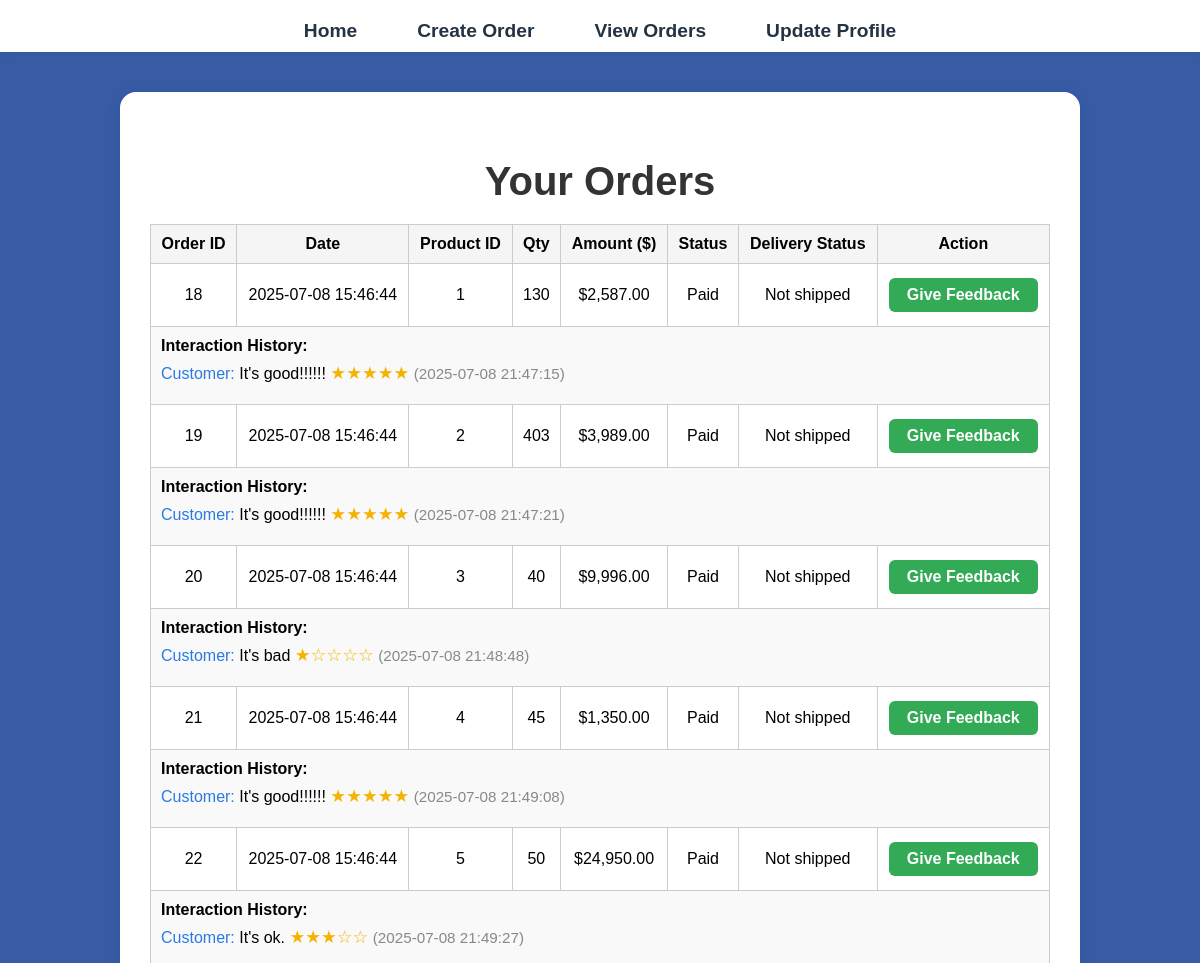
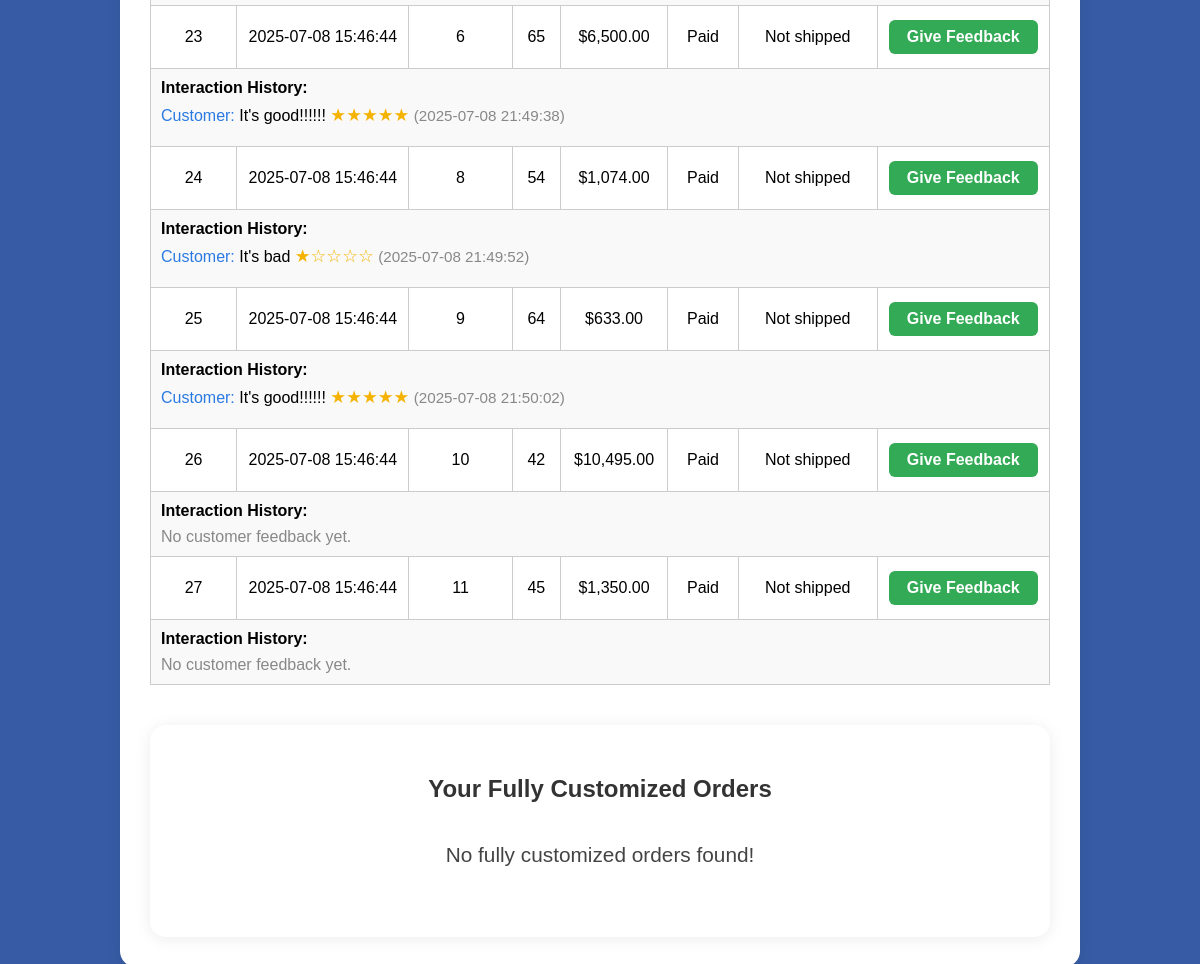
Screenshot of /customer/view_order.php (signed in) with the database file from the repository (2 pictures, top to bottom).
### tables this page shows
CREATE TABLE `orders` (
  `oid` int(11) NOT NULL,
  `odate` datetime NOT NULL,
  `pid` int(11) DEFAULT NULL,
  `oqty` int(11) NOT NULL,
  `ocost` decimal(20,2) NOT NULL,
  `cid` int(11) NOT NULL,
  `odeliverdate` datetime DEFAULT NULL,
  `ostatus` int(11) NOT NULL,
  `material_selected` int(11) DEFAULT NULL,
  `custom_desc` text DEFAULT NULL,
  `pay_currency` varchar(10) DEFAULT NULL,
  `pay_amount` decimal(20,2) DEFAULT NULL,
  `staff_response` text DEFAULT NULL,
  `design_image` varchar(255) DEFAULT NULL,
  `delivery_status` int(11) NOT NULL DEFAULT 0 COMMENT '0=Not shipped, 1=Shipped, 2=In transit, 3=Delivered',
  `quote_status` int(11) NOT NULL DEFAULT 0 COMMENT '0=pending,1=accepted,2=rejected,9=deleted',
  `quote_reject_count` int(11) NOT NULL DEFAULT 0,
  `current_quote_value` decimal(10,2) DEFAULT NULL,
  `current_estimated_date` date DEFAULT NULL,
  `customer_expected_budget` decimal(10,2) DEFAULT NULL,
  `customer_expected_date` date DEFAULT NULL,
  `quote_accepted` tinyint(1) DEFAULT NULL,
  `quote_round` tinyint(1) DEFAULT 0,
  `region` varchar(100) DEFAULT NULL
);

CREATE TABLE `feedback` (
  `fid` int(11) NOT NULL,
  `oid` int(11) NOT NULL,
  `feedback_text` text NOT NULL,
  `created_at` datetime DEFAULT current_timestamp(),
  `rating` int(11) DEFAULT NULL
);

### customer/view_order.php (the view, shortened to what this page needs)
<?php
$customerID = $_SESSION['customerID'];
$hostname = "127.0.0.1";
$database = "projectdb";
$username = "root";
$password = "";
$conn = mysqli_connect($hostname, $username, $password, $database);
$sql = "SELECT * FROM orders WHERE cid = $customerID AND pid IS NOT NULL AND pid != 0 ORDER BY odate DESC";
$result = mysqli_query($conn, $sql);
$sql_custom = "SELECT * FROM orders WHERE cid = $customerID AND (pid IS NULL OR pid = 0) ORDER BY odate DESC";
$result_custom = mysqli_query($conn, $sql_custom);
function getDeliveryStatusText($status) {
    $map = [0 => 'Not shipped', 1 => 'Shipped', 2 => 'In transit', 3 => 'Delivered'];
    return isset($map[$status]) ? $map[$status] : 'Unknown';
}
?>
<!DOCTYPE html>
<html lang="en">
<head>
    <link rel="stylesheet" href="../css/styles.css">
</head>
<body>
    <div class="navbar">
      <a href="home.php">Home</a>
      <a href="create_order.php">Create Order</a>
      <a href="view_order.php">View Orders</a>
      <a href="update_profile.php">Update Profile</a>
    </div>
    <div class="container">
        <div class="header">
            <h1>Your Orders</h1>
        </div>
        <?php
        if (mysqli_num_rows($result) > 0): ?>
        <table class="order-table">
          <tr>
            <th>Order ID</th>
            <th>Date</th>
            <th>Product ID</th>
            <th>Qty</th>
            <th>Amount ($)</th>
            <th>Status</th>
            <th>Delivery Status</th>
            <th>Action</th>
          </tr>
          <?php while($row = mysqli_fetch_assoc($result)): ?>
            <?php
              $oid = $row['oid'];
              $is_paid = (isset($row['ostatus']) && intval($row['ostatus']) === 2);
              $is_completed = (isset($row['ostatus']) && intval($row['ostatus']) === 3);
              $status_text = ($row['ostatus'] == 1 ? 'Processing' : ($row['ostatus'] == 2 ? 'Paid' : ($row['ostatus'] == 3 ? 'Completed' : 'Other')));
            ?>
            <tr>
              <td><?= $row['oid'] ?></td>
              <td><?= $row['odate'] ?></td>
              <td><?= $row['pid'] ?></td>
              <td><?= $row['oqty'] ?></td>
              <td>$<?= number_format($row['ocost'], 2) ?></td>
              <td><?= $status_text ?></td>
              <td><?= isset($row['delivery_status']) ? getDeliveryStatusText($row['delivery_status']) : '' ?></td>
              <td>
                <?php if ($is_paid || $is_completed): ?>
                  <button type="button" class="order-btn" onclick="openFeedbackModal(<?= $oid ?>)">Give Feedback</button>
                <?php endif; ?>
              </td>
            </tr>
            <tr>
              <td colspan="8" style="background:#f9f9f9;text-align:left;">
                <strong>Interaction History:</strong>
                <div style="margin-top:8px;">
                  <?php
                  $fb_res = mysqli_query($conn, "SELECT * FROM feedback WHERE oid=$oid ORDER BY created_at ASC");
                  if ($fb_res && mysqli_num_rows($fb_res) > 0) {
                    while($fb = mysqli_fetch_assoc($fb_res)) {
                      echo '<div style="margin-bottom:10px;">';
                      echo '<span style="color:#2a7ae2;font-weight:500;">Customer:</span> ';
                      echo nl2br(htmlspecialchars($fb['feedback_text']));
                      if (isset($fb['rating']) && $fb['rating'] > 0) {
                        echo ' <span style="color:#f5b301;font-size:1.1em;">';
                        for ($i = 0; $i < $fb['rating']; $i++) echo '★';
                        for ($i = $fb['rating']; $i < 5; $i++) echo '☆';
                        echo '</span>';
                      }
                      echo ' <span style="color:#888;font-size:0.95em;">(' . $fb['created_at'] . ')</span>';
                      echo '</div>';
                    }
                  } else {
                    echo '<span style="color:#888;">No customer feedback yet.</span>';
                  }
                  ?>
                </div>
              </td>
            </tr>
          <?php endwhile; ?>
        </table>
        <?php else: ?>
          <div class="order-empty">No normal or half-customized orders found!</div>
        <?php endif; ?>
        <div style="background:#fff;border-radius:16px;box-shadow:0 2px 16px rgba(0,0,0,0.08);padding:30px 20px;margin-top:40px;">
          <h2 style="text-align:center;">Your Fully Customized Orders</h2>
          <?php if (mysqli_num_rows($result_custom) > 0): ?>
          <table class="order-table">
            <tr>
              <th>Order ID</th>
              <th>Date</th>
              <th>Qty</th>
              <th>Customer Budget ($)</th>
              <th>Staff Quote ($)</th>
              <th>Design Image</th>
              <th>Amount ($)</th>
              <th>Status</th>
              <th>Delivery Status</th>
              <th>Action</th>
            </tr>
            <?php while($row = mysqli_fetch_assoc($result_custom)): ?>
              <?php
                $oid = $row['oid'];
                $quote_value = $row['current_quote_value'];
                $customer_budget = $row['customer_expected_budget'] ?? '';
                $design_image = $row['design_image'] ?? '';
                $is_paid = (isset($row['ostatus']) && intval($row['ostatus']) === 2);
                $is_completed = (isset($row['ostatus']) && intval($row['ostatus']) === 3);
                $can_pay = (!is_null($quote_value) && isset($row['ostatus']) && intval($row['ostatus']) === 1);
                $status = ($row['ostatus'] == 1 ? 'Processing' : ($row['ostatus'] == 2 ? 'Paid' : ($row['ostatus'] == 3 ? 'Completed' : 'Other')));
              ?>
              <tr>
                <td><?= $row['oid'] ?></td>
                <td><?= $row['odate'] ?></td>
                <td><?= $row['oqty'] ?></td>
                <td><?= $customer_budget !== '' ? '$' . number_format($customer_budget, 2) : '-' ?></td>
                <td><?= !is_null($quote_value) ? '$' . number_format($quote_value, 2) : '-' ?></td>
                <td>
                  <?php if (!empty($design_image)): ?>
                    <a href="staff/uploads/<?= htmlspecialchars($design_image) ?>" target="_blank">View</a>
                  <?php else: ?>
                    -
                  <?php endif; ?>
                </td>
                <td>$<?= number_format($row['ocost'], 2) ?></td>
                <td><?= $status ?></td>
                <td><?= isset($row['delivery_status']) ? getDeliveryStatusText($row['delivery_status']) : '' ?></td>
                <td>
                  <?php if ($can_pay): ?>
                    <button type="button" class="order-btn" onclick="openPayModal(<?= $oid ?>, <?= $quote_value ?>)">Pay $<?= number_format($quote_value, 2) ?></button>
                    <button type="button" class="order-btn" style="background:#d9534f;" onclick="openDeleteModal(<?= $oid ?>)">Cancel</button>
                  <?php endif; ?>
                  <?php if ($is_paid || $is_completed): ?>
                    <button type="button" class="order-btn" onclick="openFeedbackModal(<?= $oid ?>)">Give Feedback</button>
                  <?php endif; ?>
                </td>
              </tr>
              <tr>
                <td colspan="10" style="background:#f9f9f9;text-align:left;">
                  <strong>Staff Interaction History:</strong>
                  <div style="margin-top:8px;">
                    <?php
                    $sr_res = mysqli_query($conn, "SELECT sr.*, s.sname FROM staff_response sr LEFT JOIN staff s ON sr.sid=s.sid WHERE sr.oid=$oid ORDER BY sr.created_at ASC");
                    if ($sr_res && mysqli_num_rows($sr_res) > 0) {
                    while($sr = mysqli_fetch_assoc($sr_res)) {
                        echo '<div style="margin-bottom:10px;">';
                        echo '<span style="color:#1a7a1a;font-weight:500;">Designer ' . htmlspecialchars($sr['sname']) . ':</span> ';
                        echo nl2br(htmlspecialchars($sr['response_text']));
                        if (!empty($sr['design_image'])) {
                          echo '<br><a href="../staff/uploads/' . htmlspecialchars($sr['design_image']) . '" target="_blank">View Design Image</a>';
                        }
                        echo ' <span style="color:#888;font-size:0.95em;">(' . $sr['created_at'] . ')</span>';
                        echo '</div>';
                    }
                    } else {
                      echo '<span style="color:#888;">No staff replies yet.</span>';
                    }
                    ?>
                  </div>
                  <div style="margin-top:16px;">
                    <strong>Customer Feedback History:</strong>
                    <div style="margin-top:8px;">
                      <?php
                      $fb_res = mysqli_query($conn, "SELECT * FROM feedback WHERE oid=$oid ORDER BY created_at ASC");
                      if ($fb_res && mysqli_num_rows($fb_res) > 0) {
                        while($fb = mysqli_fetch_assoc($fb_res)) {
                          echo '<div style="margin-bottom:10px;">';
                          echo '<span style="color:#2a7ae2;font-weight:500;">Customer:</span> ';
                          echo nl2br(htmlspecialchars($fb['feedback_text']));
                          if (isset($fb['rating']) && $fb['rating'] > 0) {
                            echo ' <span style="color:#f5b301;font-size:1.1em;">';
                            for ($i = 0; $i < $fb['rating']; $i++) echo '★';
                            for ($i = $fb['rating']; $i < 5; $i++) echo '☆';
                            echo '</span>';
                          }
                          echo ' <span style="color:#888;font-size:0.95em;">(' . $fb['created_at'] . ')</span>';
                          echo '</div>';
                        }
                      } else {
                        echo '<span style="color:#888;">No customer feedback yet.</span>';
                      }
                      ?>
                    </div>
                  </div>
                </td>
              </tr>
            <?php endwhile; ?>
          </table>
          <?php else: ?>
            <div class="order-empty">No fully customized orders found!</div>
          <?php endif; ?>
        </div>
    </div>
</body>
</html>

### css/styles.css (style rules this page uses)
body { font-family: 'Arial', sans-serif; background-color: #375ca5; margin: 0; }
.container { background: white; padding: 20px; border-radius: 8px; box-shadow: 0 0 10px rgba(0, 0, 0, 0.1); width: 80%; max-width: 800px; margin: 20px auto; }
h1, h2 { text-align: center; color: #333; }
.navbar { background-color: #f8f9fa; padding: 10px; width: 100%; box-shadow: 0 1px 5px rgba(0, 0, 0, 0.1); }
.navbar a { text-decoration: none; color: #375ca5; font-weight: bold; }
button { width: 100%; padding: 10px; background-color: #5cb85c; color: white; border: none; border-radius: 4px; cursor: pointer; font-size: 16px; margin-top: 10px; }
table { width: 100%; border-collapse: collapse; margin-top: 20px; }
th, td { padding: 10px; text-align: left; border: 1px solid #ccc; }
th { background-color: #f2f2f2; }

### customer/view_order.php (style rules this page uses)
.navbar { display: flex; justify-content: center; align-items: center; background: #fff; padding: 20px 0 10px 0; box-shadow: 0 2px 8px rgba(0,0,0,0.04); margin-bottom: 30px; }
.navbar a { color: #234; text-decoration: none; font-weight: bold; margin: 0 30px; font-size: 1.2em; transition: color 0.2s; }
.order-table { width: 100%; border-collapse: collapse; margin-bottom: 30px; }
.order-table th, .order-table td { border: 1px solid #ccc; padding: 10px; text-align: center; }
.order-table th { background: #f5f5f5; }
.order-empty { text-align: center; font-size: 1.3em; color: #444; margin: 40px 0; }
.container { max-width: 900px; margin: 40px auto; background: #fff; border-radius: 16px; padding: 40px 30px 30px 30px; box-shadow: 0 2px 16px rgba(0,0,0,0.08); }
.header h1 { font-size: 2.5em; margin-bottom: 20px; text-align: center; }
.order-btn { background:#3a5; color:#fff; border:none; border-radius:6px; padding:8px 18px; margin:4px 0; font-weight:bold; cursor:pointer; width:auto; min-width:120px; }

### rows the page displays
orders: oid "18", odate "2025-07-08 15:46:44", pid "1", oqty "130", ocost "2,587.00", ostatus "Paid", delivery_status "Not shipped"
feedback: feedback_text "It's good!!!!!!", rating 5 (drawn), created_at "2025-07-08 21:47:15"
orders: oid "19", odate "2025-07-08 15:46:44", pid "2", oqty "403", ocost "3,989.00", ostatus "Paid", delivery_status "Not shipped"
feedback: feedback_text "It's good!!!!!!", rating 5 (drawn), created_at "2025-07-08 21:47:21"
orders: oid "20", odate "2025-07-08 15:46:44", pid "3", oqty "40", ocost "9,996.00", ostatus "Paid", delivery_status "Not shipped"
feedback: feedback_text "It's bad", rating 1 (drawn), created_at "2025-07-08 21:48:48"
orders: oid "21", odate "2025-07-08 15:46:44", pid "4", oqty "45", ocost "1,350.00", ostatus "Paid", delivery_status "Not shipped"
feedback: feedback_text "It's good!!!!!!", rating 5 (drawn), created_at "2025-07-08 21:49:08"
orders: oid "22", odate "2025-07-08 15:46:44", pid "5", oqty "50", ocost "24,950.00", ostatus "Paid", delivery_status "Not shipped"
feedback: feedback_text "It's ok.", rating 3 (drawn), created_at "2025-07-08 21:49:27"
orders: oid "23", odate "2025-07-08 15:46:44", pid "6", oqty "65", ocost "6,500.00", ostatus "Paid", delivery_status "Not shipped"
feedback: feedback_text "It's good!!!!!!", rating 5 (drawn), created_at "2025-07-08 21:49:38"
orders: oid "24", odate "2025-07-08 15:46:44", pid "8", oqty "54", ocost "1,074.00", ostatus "Paid", delivery_status "Not shipped"
feedback: feedback_text "It's bad", rating 1 (drawn), created_at "2025-07-08 21:49:52"
orders: oid "25", odate "2025-07-08 15:46:44", pid "9", oqty "64", ocost "633.00", ostatus "Paid", delivery_status "Not shipped"
feedback: feedback_text "It's good!!!!!!", rating 5 (drawn), created_at "2025-07-08 21:50:02"
orders: oid "26", odate "2025-07-08 15:46:44", pid "10", oqty "42", ocost "10,495.00", ostatus "Paid", delivery_status "Not shipped", shows "No customer feedback yet."
orders: oid "27", odate "2025-07-08 15:46:44", pid "11", oqty "45", ocost "1,350.00", ostatus "Paid", delivery_status "Not shipped", shows "No customer feedback yet."
